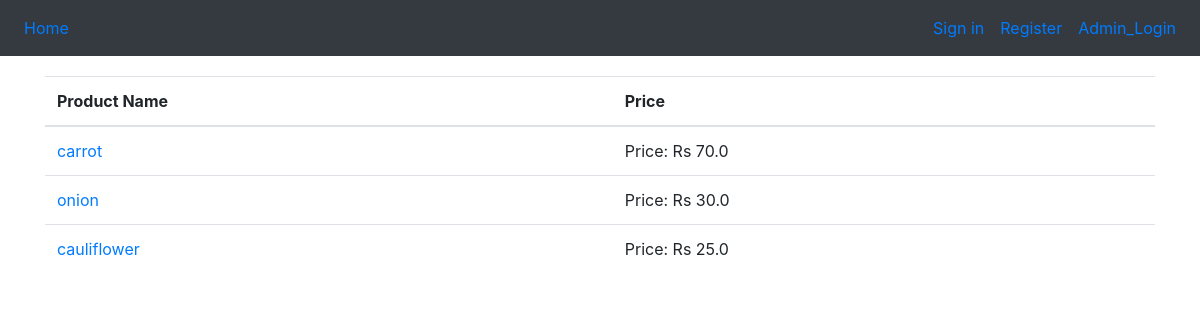
Page /shop_by_category?category=Vegetables on the committed database.
### tables this page shows
CREATE TABLE "products" (
	"productId"	INTEGER,
	"name"	TEXT,
	"price"	REAL,
	"stock"	INTEGER,
	"categoryId"	INTEGER,
	PRIMARY KEY("productId" AUTOINCREMENT),
	FOREIGN KEY("categoryId") REFERENCES "categories"("categoryId")
);

### app.py (the view)
@app.route('/shop_by_category')
def category():
    loggedIn, first_name = getLogindetails()
    category = request.args.get('category')
    print(category)
    with sqlite3.connect('database.db') as conn:
        cur = conn.cursor()
        cur.execute("select products.*, categories.name from products, categories where products.categoryId=categories.categoryId and categories.name='{}'".format(category))
        products = cur.fetchall()
        print(products)
    return render_template('category.html', category = category,loggedIn=loggedIn, first_name=first_name, products=products)

### app.py (called while the page is built, shortened)
def getLogindetails():
    with sqlite3.connect('database.db') as data:
        connection = data.cursor()
        if 'email' not in session:
            loggedIn = False
            first_name = ""
    return (loggedIn, first_name)

### templates/category.html
{% extends "header.html" %}
{% block body %}
<div class="container" style="padding-top:20px;">
  <table class="table">
    <thead>
      <tr>
        <th>Product Name</th>
        <th>Price</th>
      </tr>
    </thead>
    <tbody>
      {% for product in products %}
      <tr>
        <td><a href="{{ url_for('product', product=product[1]) }}">{{ product[1] }}</a></td>
        <td>Price: Rs {{ product[2] }}</td>
      </tr>
      {% endfor %}
    </tbody>
  </table>
</div>
{% endblock %}

### rows in the picture
products: name "carrot", price "70.0"
products: name "onion", price "30.0"
products: name "cauliflower", price "25.0"
